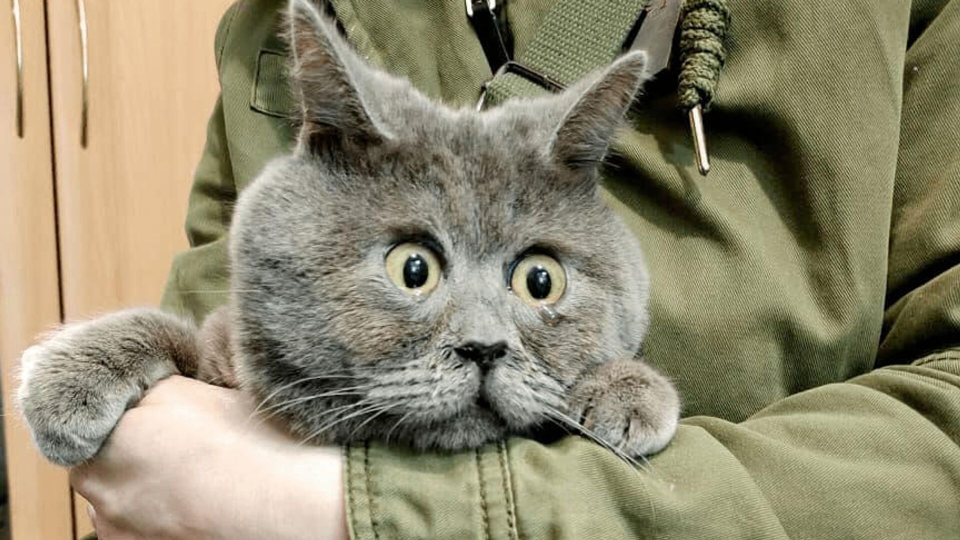
#> input picture 30.03.25/cat.jpg, 1920 x 1080 px (shown at 1/2 size)
$ python '30.03.25(2_.py'
#> lines starting #> are read from the running program, lines starting #| are printed output that depends on the picture

from PIL import Image
width = 1920
height = 1080
img = Image.open('cat.jpg')
#> img is the input picture: PIL image 1920x1080 RGB; mean R, G, B 144.9, 138.1, 112
img1 = img.crop((960, 0, width, height))
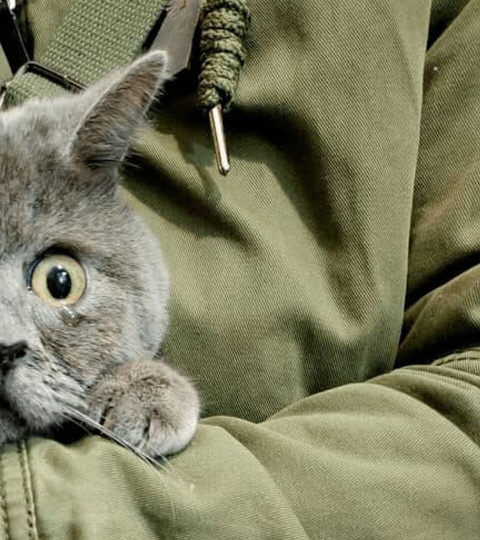
#> img1: PIL image 960x1080 RGB (shown at 1/2 size); mean R, G, B 124.7, 123.6, 95.2
img1.save('cat1.jpg', 'jpeg')

img1.close()
